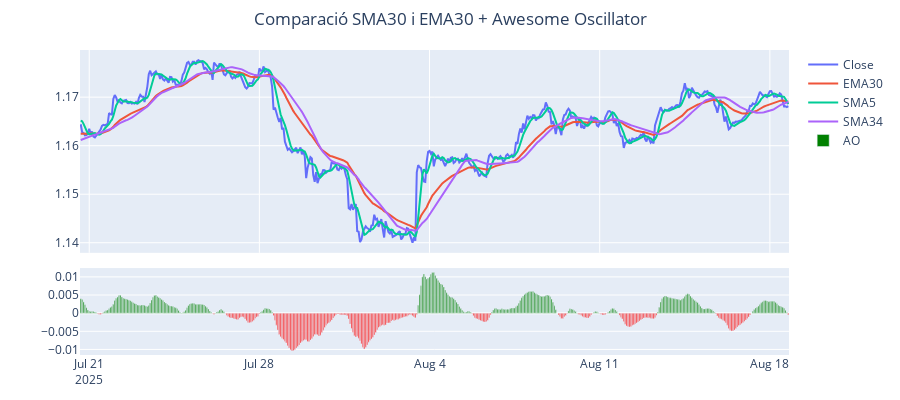

The notebook cell this image was saved under:
### Markdown cell above
## Mitjanes SMA i EMA

La SMA dóna el mateix pes a tots els preus del període, mentre que la EMA dóna més importància als preus més recents, així respon més ràpid als canvis del mercat.

### Code cell
data['median_price'] = (data['high'] + data['low']) / 2
data['SMA34'] = data['median_price'].rolling(34).mean()
data['ema34'] = data.close.ewm(span=34).mean()
data['SMA5'] = data['median_price'].rolling(5).mean()
data['AO'] = data['SMA5'] - data['SMA34']

df = data.tail(500).copy()
df['color'] = df['AO'].apply(lambda x: "green" if x >= 0 else "red")
# Creem la figura amb 2 files i 1 columna
fig = make_subplots(rows=2, cols=1, shared_xaxes=True, row_heights=[0.7, 0.3],vertical_spacing=0.05)

fig.add_trace(go.Scatter(x=df['time'], y=df['close'], mode='lines', name='Close'), row=1, col=1)
fig.add_trace(go.Scatter(x=df['time'], y=df['ema34'], mode='lines', name='EMA30'), row=1, col=1)
fig.add_trace(go.Scatter(x=df['time'], y=df['SMA5'], mode='lines', name='SMA5'), row=1, col=1)
fig.add_trace(go.Scatter(x=df['time'], y=df['SMA34'], mode='lines', name='SMA34'), row=1, col=1)
fig.add_trace(go.Bar(x=df['time'], y=df['AO'], name="AO", marker_color=df['color']), row=2, col=1)
# Configuració eix horitzontal
fig.update_xaxes(rangebreaks=[dict(bounds=["sat", "mon"])], row=1, col=1)
fig.update_xaxes(rangebreaks=[dict(bounds=["sat", "mon"])], row=2, col=1)
fig.update_layout(
    title_x=0.5,
    title_text="Comparació SMA30 i EMA30 + Awesome Oscillator",
    margin=dict(t=50, b=20),
    showlegend=True,
    height=400
)

# Exportar i mostrar
filename = os.path.join(output_path, "analisi_tecnica_001")
fig.write_html(f'{filename}.html')
fig.show()

### Figure 1 — Plotly figure (JSON) as saved in the notebook; plotly's stock layout.template omitted (floating-point values rounded to 4 significant figures; data arrays with more than 128 entries replaced by an {"elided": "..."} marker saying what was removed)
{"data": [{"mode": "lines", "name": "Close", "type": "scatter", "x": {"elided": "500 str values"}, "xaxis": "x", "y": {"elided": "500 float values"}, "yaxis": "y"}, {"mode": "lines", "name": "EMA30", "type": "scatter", "x": {"elided": "500 str values"}, "xaxis": "x", "y": {"elided": "500 float values"}, "yaxis": "y"}, {"mode": "lines", "name": "SMA5", "type": "scatter", "x": {"elided": "500 str values"}, "xaxis": "x", "y": {"elided": "500 float values"}, "yaxis": "y"}, {"mode": "lines", "name": "SMA34", "type": "scatter", "x": {"elided": "500 str values"}, "xaxis": "x", "y": {"elided": "500 float values"}, "yaxis": "y"}, {"marker": {"color": {"elided": "500 str values"}}, "name": "AO", "type": "bar", "x": {"elided": "500 str values"}, "xaxis": "x2", "y": {"elided": "500 float values"}, "yaxis": "y2"}], "layout": {"height": 400, "margin": {"b": 20, "t": 50}, "showlegend": true, "title": {"text": "Comparació SMA30 i EMA30 + Awesome Oscillator", "x": 0.5}, "xaxis": {"anchor": "y", "domain": [0, 1], "matches": "x2", "rangebreaks": [{"bounds": ["sat", "mon"]}], "showticklabels": false}, "xaxis2": {"anchor": "y2", "domain": [0, 1], "rangebreaks": [{"bounds": ["sat", "mon"]}]}, "yaxis": {"anchor": "x", "domain": [0.335, 1.0]}, "yaxis2": {"anchor": "x2", "domain": [0, 0.285]}}}
